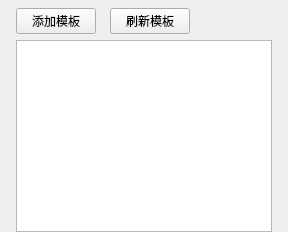
<?xml version="1.0" encoding="UTF-8"?>
<ui version="4.0">
 <class>PartitionTemplatePage</class>
 <widget class="QWidget" name="PartitionTemplatePage">
  <layout class="QVBoxLayout" name="verticalLayout">
   <property name="leftMargin"><number>16</number></property>
   <property name="topMargin"><number>8</number></property>
   <property name="rightMargin"><number>16</number></property>
   <property name="bottomMargin"><number>0</number></property>
   <property name="spacing"><number>6</number></property>
   <item>
    <layout class="QHBoxLayout" name="actionLayout">
     <property name="spacing"><number>14</number></property>
     <item><widget class="QPushButton" name="addTemplateButton"><property name="text"><string>添加模板</string></property></widget></item>
     <item><widget class="QPushButton" name="refreshTemplateButton"><property name="text"><string>刷新模板</string></property></widget></item>
     <item><spacer name="horizontalSpacer"><property name="orientation"><enum>Qt::Horizontal</enum></property><property name="sizeHint" stdset="0"><size><width>40</width><height>20</height></size></property></spacer></item>
    </layout>
   </item>
   <item><widget class="QTableWidget" name="templateTable"/></item>
  </layout>
 </widget>
 <resources/>
 <connections/>
</ui>
